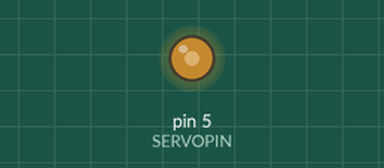
Bench run of a sketch on a simulated Arduino Uno, built with avr-gcc and run on an emulated ATmega328P. On the bench: output pins drawn as LEDs (lit = HIGH).

Above: at 0.1 s.
Timing chart, 0 to 1.6 s (numbered marks = the images above):
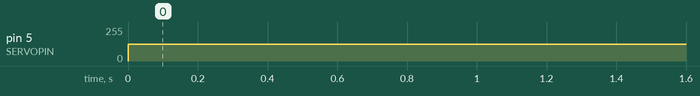

Measured:
- by itself, pin 5 (SERVOPIN): 0/255 → 126/255 at 0.00 s

The sketch:

sketch_feb05b.ino
```cpp
#define SERVOPIN 5
#define MIN 13
#define MAX 25

void setup() {
  pinMode(SERVOPIN, OUTPUT);
}

void loop() {


       analogWrite(SERVOPIN, 126);
         delay(20000);


}
```
